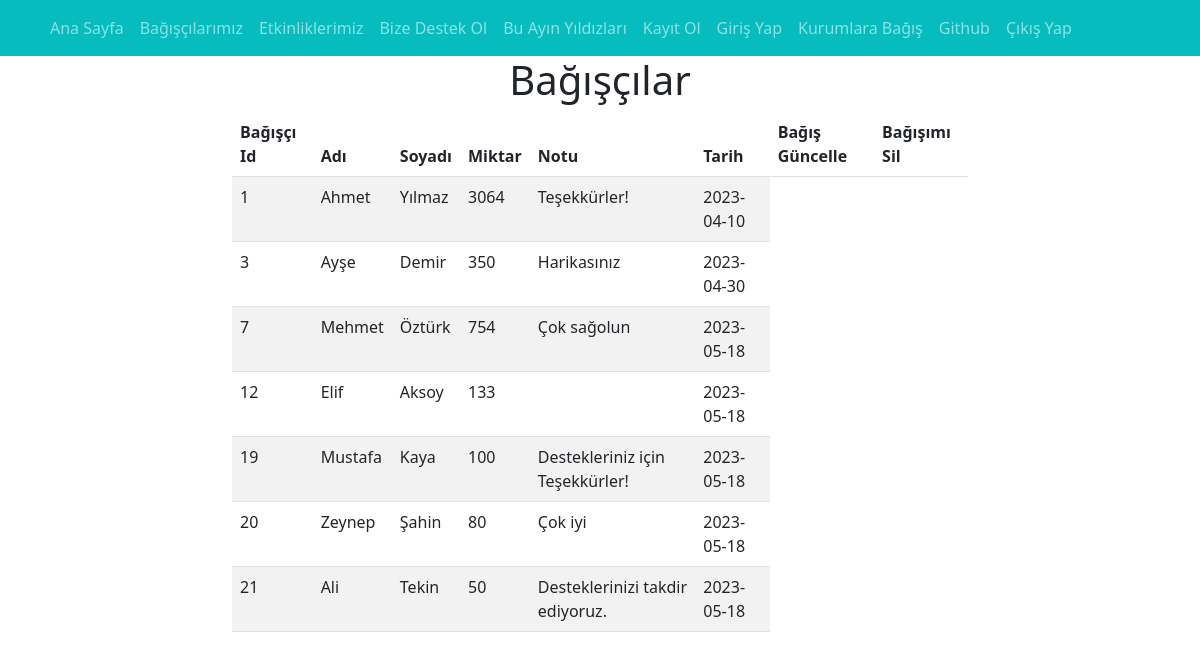
Page /listele.php on the committed database.
### tables this page shows
CREATE TABLE `bagisci` (
  `id` int(11) NOT NULL,
  `isim` varchar(30) NOT NULL,
  `soyisim` varchar(30) NOT NULL,
  `email` varchar(30) NOT NULL,
  `sifre` varchar(30) NOT NULL,
  `miktar` float NOT NULL,
  `tarih` date NOT NULL,
  `bagisci_not` varchar(50) NOT NULL
);

### listele.php (the view, shortened to what this page needs)
<?php
require_once "index.php";
    $sql = "SELECT * FROM bagisci";
    $cevap = mysqli_query($db, $sql);
     ?>
<html>
<head>
    <link rel="stylesheet" href="https://cdn.jsdelivr.net/npm/bootstrap@5.3.0-alpha3/dist/css/bootstrap.min.css">
</head>
<body>
    <div class="container">
        <h1 class="text-center">Bağışçılar</h1>
        <div class="row justify-content-center">
            <div class="col-md-8">
                <table class="table table-striped">
                    <thead>
                        <tr>
                            <th scope="col">Bağışçı Id</th>
                            <th scope="col">Adı</th>
                            <th scope="col">Soyadı</th>
                            <th scope="col">Miktar</th>
                            <th scope="col">Notu</th>
                            <th scope="col">Tarih</th>
                            <th scope="col">Bağış Güncelle</th>
                            <th scope="col">Bağışımı Sil</th>
                        </tr>
                    </thead>
                    <tbody>
                        <?php while($gelen = mysqli_fetch_array($cevap)){ ?>
                            <?php if($gelen['miktar'] != 0){ ?>
                                <tr>
                                    <td><?php echo $gelen['id']; ?></td>
                                    <td><?php echo $gelen['isim']; ?></td>
                                    <td><?php echo $gelen['soyisim']; ?></td>
                                    <td><?php echo $gelen['miktar']; ?></td>
                                    <td><?php echo $gelen['bagisci_not']; ?></td>
                                    <td><?php echo $gelen['tarih']; ?></td>
                                </tr>
                            <?php } ?>
                        <?php }?>
                    </tbody>
                </table>
            </div>
        </div>
    </div>
    </body>
     </html>

### rows in the picture
bagisci: id "1", isim "Ahmet", soyisim "Yılmaz", miktar "3064", bagisci_not "Teşekkürler!", tarih "2023-04-10"
bagisci: id "3", isim "Ayşe", soyisim "Demir", miktar "350", bagisci_not "Harikasınız", tarih "2023-04-30"
bagisci: id "7", isim "Mehmet", soyisim "Öztürk", miktar "754", bagisci_not "Çok sağolun", tarih "2023-05-18"
bagisci: id "12", isim "Elif", soyisim "Aksoy", miktar "133", tarih "2023-05-18"
bagisci: id "19", isim "Mustafa", soyisim "Kaya", miktar "100", bagisci_not "Destekleriniz için Teşekkürler!", tarih "2023-05-18"
bagisci: id "20", isim "Zeynep", soyisim "Şahin", miktar "80", bagisci_not "Çok iyi", tarih "2023-05-18"
bagisci: id "21", isim "Ali", soyisim "Tekin", miktar "50", bagisci_not "Desteklerinizi takdir ediyoruz.", tarih "2023-05-18"
